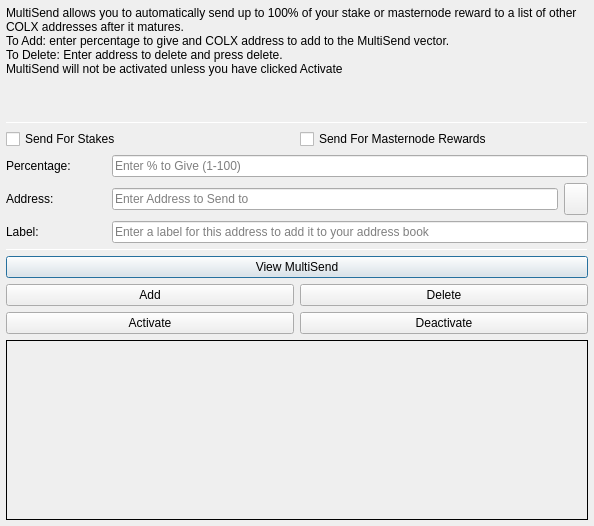
<?xml version="1.0" encoding="UTF-8"?>
<!-- DRAGAN: this changed entirely (pivx), but seems irrelevant -->
<ui version="4.0">
 <class>MultiSendDialog</class>
 <widget class="QDialog" name="MultiSendDialog">
  <property name="windowModality">
   <enum>Qt::NonModal</enum>
  </property>
  <property name="geometry">
   <rect>
    <x>0</x>
    <y>0</y>
    <width>594</width>
    <height>526</height>
   </rect>
  </property>
  <property name="windowTitle">
   <string>MultiSend</string>
  </property>
  <layout class="QVBoxLayout" name="verticalLayout" stretch="0">
   <property name="leftMargin">
    <number>6</number>
   </property>
   <property name="topMargin">
    <number>6</number>
   </property>
   <property name="rightMargin">
    <number>6</number>
   </property>
   <property name="bottomMargin">
    <number>6</number>
   </property>
   <item>
    <layout class="QVBoxLayout" name="verticalLayout_Main" stretch="1,1,1,0,1,1,1">
     <item>
      <widget class="QLabel" name="label_2">
       <property name="lineWidth">
        <number>1</number>
       </property>
       <property name="text">
        <string>MultiSend allows you to automatically send up to 100% of your stake or masternode reward to a list of other COLX addresses after it matures.
To Add: enter percentage to give and COLX address to add to the MultiSend vector.
To Delete: Enter address to delete and press delete.
MultiSend will not be activated unless you have clicked Activate</string>
       </property>
       <property name="alignment">
        <set>Qt::AlignLeading|Qt::AlignLeft|Qt::AlignTop</set>
       </property>
       <property name="wordWrap">
        <bool>true</bool>
       </property>
      </widget>
     </item>
     <item>
      <widget class="Line" name="line">
       <property name="minimumSize">
        <size>
         <width>0</width>
         <height>1</height>
        </size>
       </property>
       <property name="maximumSize">
        <size>
         <width>16777215</width>
         <height>1</height>
        </size>
       </property>
       <property name="orientation">
        <enum>Qt::Horizontal</enum>
       </property>
      </widget>
     </item>
     <item>
      <layout class="QVBoxLayout" name="verticalLayout_Settings">
       <item>
        <layout class="QHBoxLayout" name="horizontalLayout">
         <item>
          <widget class="QCheckBox" name="multiSendStakeCheckBox">
           <property name="text">
            <string>Send For Stakes</string>
           </property>
          </widget>
         </item>
         <item>
          <widget class="QCheckBox" name="multiSendMasternodeCheckBox">
           <property name="text">
            <string>Send For Masternode Rewards</string>
           </property>
          </widget>
         </item>
        </layout>
       </item>
       <item>
        <layout class="QHBoxLayout" name="horizontalLayout_6">
         <item>
          <widget class="QLabel" name="label">
           <property name="minimumSize">
            <size>
             <width>100</width>
             <height>0</height>
            </size>
           </property>
           <property name="toolTip">
            <string>Percentage of stake to send</string>
           </property>
           <property name="text">
            <string>Percentage:</string>
           </property>
          </widget>
         </item>
         <item>
          <widget class="QLineEdit" name="multiSendPercentEdit">
           <property name="toolTip">
            <string>Enter whole numbers 1 - 100</string>
           </property>
           <property name="placeholderText">
            <string>Enter % to Give (1-100)</string>
           </property>
          </widget>
         </item>
        </layout>
       </item>
       <item>
        <layout class="QHBoxLayout" name="horizontalLayout_7">
         <item>
          <widget class="QLabel" name="label_5">
           <property name="minimumSize">
            <size>
             <width>100</width>
             <height>0</height>
            </size>
           </property>
           <property name="toolTip">
            <string>Address to send portion of stake to</string>
           </property>
           <property name="text">
            <string>Address:</string>
           </property>
          </widget>
         </item>
         <item>
          <widget class="QLineEdit" name="multiSendAddressEdit">
           <property name="toolTip">
            <string/>
           </property>
           <property name="placeholderText">
            <string>Enter Address to Send to</string>
           </property>
          </widget>
         </item>
         <item>
          <widget class="QToolButton" name="addressBookButton">
           <property name="maximumSize">
            <size>
             <width>16777215</width>
             <height>32</height>
            </size>
           </property>
           <property name="toolTip">
            <string>Choose an address from the address book</string>
           </property>
           <property name="text">
            <string/>
           </property>
           <property name="icon">
            <iconset resource="../colx.qrc">
             <normaloff>:/icons/address-book</normaloff>:/icons/address-book</iconset>
           </property>
           <property name="shortcut">
            <string>Alt+A</string>
           </property>
          </widget>
         </item>
        </layout>
       </item>
      </layout>
     </item>
     <item>
      <layout class="QHBoxLayout" name="horizontalLayout_3">
       <item>
        <widget class="QLabel" name="label_3">
         <property name="minimumSize">
          <size>
           <width>100</width>
           <height>0</height>
          </size>
         </property>
         <property name="text">
          <string>Label:</string>
         </property>
        </widget>
       </item>
       <item>
        <widget class="QLineEdit" name="labelAddressLabelEdit">
         <property name="placeholderText">
          <string>Enter a label for this address to add it to your address book</string>
         </property>
        </widget>
       </item>
      </layout>
     </item>
     <item>
      <widget class="Line" name="line_2">
       <property name="minimumSize">
        <size>
         <width>0</width>
         <height>1</height>
        </size>
       </property>
       <property name="maximumSize">
        <size>
         <width>16777215</width>
         <height>1</height>
        </size>
       </property>
       <property name="orientation">
        <enum>Qt::Horizontal</enum>
       </property>
      </widget>
     </item>
     <item>
      <layout class="QVBoxLayout" name="verticalLayout_Buttons">
       <item>
        <layout class="QHBoxLayout" name="horizontalLayout_4">
         <item>
          <widget class="QPushButton" name="viewButton">
           <property name="toolTip">
            <string/>
           </property>
           <property name="statusTip">
            <string>View MultiSend Vector</string>
           </property>
           <property name="text">
            <string>View MultiSend</string>
           </property>
          </widget>
         </item>
        </layout>
       </item>
       <item>
        <layout class="QHBoxLayout" name="horizontalLayout_2">
         <item>
          <widget class="QPushButton" name="addButton">
           <property name="toolTip">
            <string/>
           </property>
           <property name="statusTip">
            <string>Add to MultiSend Vector</string>
           </property>
           <property name="text">
            <string>Add</string>
           </property>
          </widget>
         </item>
         <item>
          <widget class="QPushButton" name="deleteButton">
           <property name="toolTip">
            <string/>
           </property>
           <property name="statusTip">
            <string>Delete Address From MultiSend Vector</string>
           </property>
           <property name="text">
            <string>Delete</string>
           </property>
          </widget>
         </item>
        </layout>
       </item>
       <item>
        <layout class="QHBoxLayout" name="horizontalLayout_5">
         <item>
          <widget class="QPushButton" name="activateButton">
           <property name="statusTip">
            <string>Activate MultiSend</string>
           </property>
           <property name="text">
            <string>Activate</string>
           </property>
          </widget>
         </item>
         <item>
          <widget class="QPushButton" name="disableButton">
           <property name="statusTip">
            <string>Deactivate MultiSend</string>
           </property>
           <property name="text">
            <string>Deactivate</string>
           </property>
          </widget>
         </item>
        </layout>
       </item>
      </layout>
     </item>
     <item>
      <widget class="QLabel" name="message">
       <property name="minimumSize">
        <size>
         <width>0</width>
         <height>180</height>
        </size>
       </property>
       <property name="frameShape">
        <enum>QFrame::Panel</enum>
       </property>
       <property name="frameShadow">
        <enum>QFrame::Plain</enum>
       </property>
       <property name="lineWidth">
        <number>1</number>
       </property>
       <property name="midLineWidth">
        <number>1</number>
       </property>
       <property name="text">
        <string/>
       </property>
       <property name="alignment">
        <set>Qt::AlignLeading|Qt::AlignLeft|Qt::AlignTop</set>
       </property>
       <property name="wordWrap">
        <bool>true</bool>
       </property>
      </widget>
     </item>
    </layout>
   </item>
  </layout>
 </widget>
 <resources>
  <include location="../colx.qrc"/>
 </resources>
 <connections/>
</ui>
